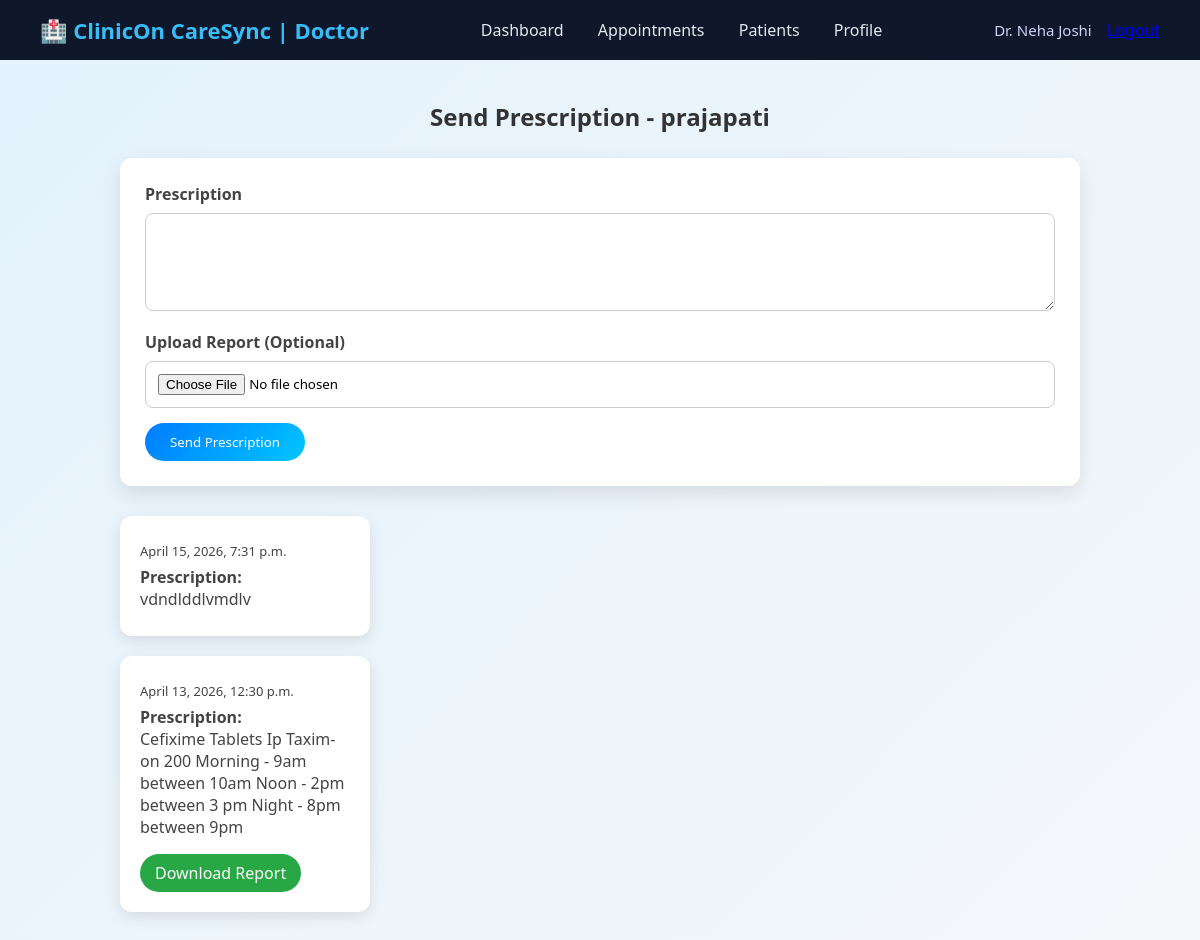
Screenshot of /app/send_prescription/24/ (signed in) with the database file from the repository.
### app1/models.py (models this page shows, shortened)
class registration(models.Model):
    first_name = models.CharField(max_length=50)
    middle_name = models.CharField(max_length=50, blank=True, null=True)
    last_name = models.CharField(max_length=50)
    email = models.EmailField(max_length=100, unique=True)
    mobile = models.CharField(max_length=10)
    password = models.CharField(max_length=255)
    gender = models.CharField(max_length=10)
    dob = models.DateField()
    age = models.IntegerField()
    marital_status = models.CharField(max_length=15)
    bloodgroup = models.CharField(max_length=5)
    address = models.TextField(max_length=100, blank=True, null=True)
    city = models.CharField(max_length=25)
    pincode = models.CharField(max_length=6)
    photo = models.ImageField(upload_to='profile_images/', blank=True, null=True)

class PrescriptionReport(models.Model):
    doctor = models.ForeignKey('doctor', on_delete=models.CASCADE)
    patient = models.ForeignKey('registration', on_delete=models.CASCADE)
    prescription = models.TextField()
    report_file = models.FileField(upload_to='reports/', null=True, blank=True)
    created_at = models.DateTimeField(auto_now_add=True)

### app1/views.py (the view, shortened to what this page needs)
# urls.py: path('send_prescription/<int:patient_id>/',send_prescription, name='send_prescription'),
def send_prescription(request, patient_id):
    doctor_id = request.session.get('doctor_id')
    if not doctor_id:
        return redirect('doctor_login')
    patient = get_object_or_404(registration, id=patient_id)
    records = PrescriptionReport.objects.filter(patient=patient).order_by('-created_at')
    return render(request, 'doctor/send_prescription.html', {
        'patient': patient,
        'records': records
    })

### app1/templates/doctor/send_prescription.html (shortened to what this page needs)
{% extends "doctor/navigation.html" %}
{% block content %}
<!DOCTYPE html>
<html>
<head>
</head>
<body>
<div class="container">
    <h2>Send Prescription - {{ patient.first_name }}</h2>
    <div class="form-box">
        <form method="POST" enctype="multipart/form-data">
            <label>Prescription</label>
            <textarea name="prescription" rows="4" required></textarea>
            <label>Upload Report (Optional)</label>
            <input type="file" name="report_file">
            <button type="submit">Send Prescription</button>
        </form>
    </div>
    {% if records %}
        {% for r in records %}
        <div class="card">
            <p class="date">{{ r.created_at }}</p>
            <p><strong>Prescription:</strong><br>
                {{ r.prescription }}
            </p>
            {% if r.report_file %}
                <a href="{{ r.report_file.url }}" target="_blank" class="btn">
                    Download Report
                </a>
            {% endif %}
        </div>
        {% endfor %}
    {% else %}
        <p class="no-data">No Records Found</p>
    {% endif %}
</div>
</body>
</html>
{% endblock content %}

### app1/static/CSS/doctor/navigation.css (style rules this page uses)
* { margin:0; padding:0; box-sizing:border-box; font-family: 'Segoe UI', sans-serif; }
body { background:#f1f5f9; }
.card { background:#fff; padding:20px; border-radius:10px; width:250px; box-shadow:0 5px 15px rgba(0,0,0,0.08); }
.card p { color:#555; }

### app1/templates/doctor/send_prescription.html (style rules this page uses)
* { margin: 0; padding: 0; box-sizing: border-box; font-family: 'Segoe UI', sans-serif; }
body { background: linear-gradient(135deg, #e3f2fd, #f5f7fa); }
.container { width: 80%; margin: 40px auto; }
h2 { text-align: center; margin-bottom: 25px; color: #333; }
.form-box { background: white; padding: 25px; border-radius: 12px; margin-bottom: 30px; box-shadow: 0 8px 20px rgba(0,0,0,0.1); }
label { font-weight: 600; color: #444; }
textarea, input[type="file"] { width: 100%; margin-top: 8px; margin-bottom: 15px; padding: 12px; border-radius: 8px; border: 1px solid #ccc; transition: 0.3s; }
button { padding: 10px 25px; background: linear-gradient(135deg, #007bff, #00c6ff); color: white; border: none; border-radius: 25px; cursor: pointer; transition: 0.3s; }
.card { background: white; padding: 20px; margin-bottom: 20px; border-radius: 12px; box-shadow: 0 5px 15px rgba(0,0,0,0.1); transition: 0.3s; }
.card p { margin: 6px 0; color: #444; }
.date { font-size: 13px; color: gray; }
.btn { display: inline-block; margin-top: 10px; padding: 8px 15px; background: #28a745; color: white; text-decoration: none; border-radius: 20px; transition: 0.3s; }

### rows the page displays
registration: first_name "prajapati"
PrescriptionReport: created_at "April 15, 2026, 7:31 p.m.", prescription "vdndlddlvmdlv"
PrescriptionReport: created_at "April 13, 2026, 12:30 p.m.", prescription "Cefixime Tablets Ip Taxim-on 200 Morning - 9am between 10am Noon - 2pm between 3 pm Night - 8pm between 9pm"

### other values shown
{{ request.session.doctor_name }} "Dr. Neha Joshi"
